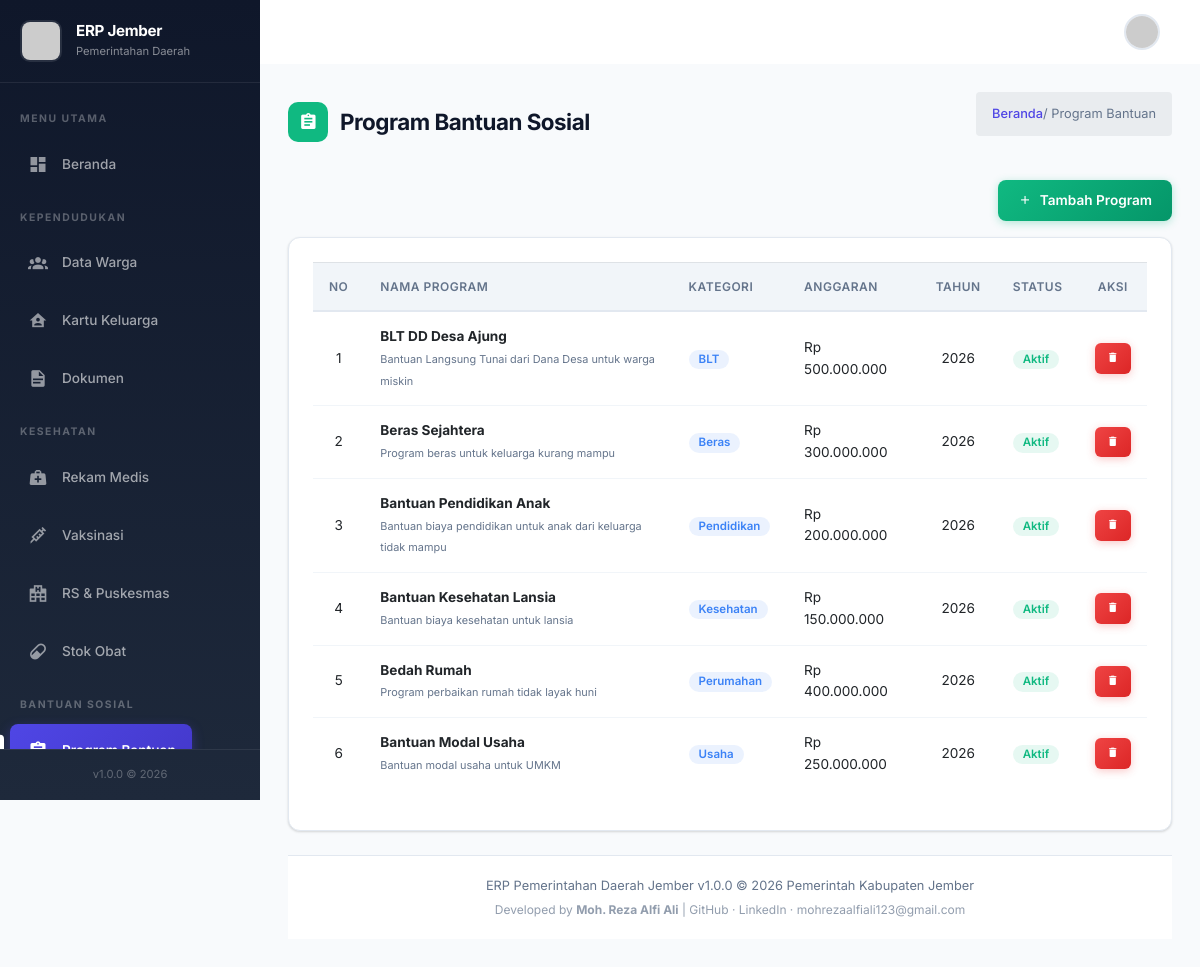
Page /modul/bantuan_sosial/program.php (signed in) on the committed database.
### tables this page shows
CREATE TABLE `tbl_program_bantuan` (
  `id` int(11) NOT NULL,
  `nama_program` varchar(100) NOT NULL,
  `kategori` enum('BLT','Beras','Pendidikan','Kesehatan','Perumahan','Usaha','Lainnya') NOT NULL,
  `anggaran` decimal(15,2) DEFAULT 0.00,
  `deskripsi` text DEFAULT NULL,
  `tahun` int(11) DEFAULT NULL,
  `status` enum('Aktif','Non-aktif','Selesai') DEFAULT 'Aktif',
  `created_at` timestamp NOT NULL DEFAULT current_timestamp()
);

### includes/functions.php (called while the page is built, shortened)
<?php
function sanitize($data) {
    return htmlspecialchars(trim($data), ENT_QUOTES, 'UTF-8');
}
function formatRupiah($amount) {
    return 'Rp ' . number_format($amount, 0, ',', '.');
}

### modul/bantuan_sosial/program.php (the view, shortened to what this page needs)
<?php
require_once '../../includes/auth.php';
$programList = $dbh->query("SELECT * FROM tbl_program_bantuan WHERE status != 'Non-aktif' ORDER BY created_at DESC")->fetchAll();
?>
<!DOCTYPE html>
<html lang="id">
<?php include '../../includes/head.php'; ?>
<body>
    <?php include '../../includes/header.php'; ?>
    <?php include '../../includes/sidebar.php'; ?>
    <div class="app-main">
        <div class="page-header">
            <h3>
                <span class="icon bg-success"><i class="mdi mdi-clipboard-text"></i></span>
                Program Bantuan Sosial
            </h3>
            <div class="breadcrumb"><a href="../dashboard/index.php">Beranda</a> / Program Bantuan</div>
        </div>
        <div class="d-flex justify-content-between align-items-center mb-3">
            <button class="btn btn-success" data-toggle="modal" data-target="#modalTambah">
                <i class="mdi mdi-plus"></i> Tambah Program
            </button>
        </div>
        <div class="card">
            <div class="card-body">
                <div class="table-responsive">
                    <table class="table">
                        <thead>
                            <tr>
                                <th class="text-center">No</th>
                                <th>Nama Program</th>
                                <th>Kategori</th>
                                <th>Anggaran</th>
                                <th>Tahun</th>
                                <th>Status</th>
                                <th class="text-center">Aksi</th>
                            </tr>
                        </thead>
                        <tbody>
                            <?php $cnt = 1; foreach ($programList as $row): ?>
                            <tr>
                                <td class="text-center"><?= $cnt++ ?></td>
                                <td><strong><?= sanitize($row->nama_program) ?></strong><br><small class="text-muted"><?= sanitize(substr($row->deskripsi ?? '', 0, 80)) ?></small></td>
                                <td><span class="badge badge-info"><?= $row->kategori ?></span></td>
                                <td><?= formatRupiah($row->anggaran) ?></td>
                                <td class="text-center"><?= $row->tahun ?></td>
                                <td><span class="badge badge-<?= $row->status === 'Aktif' ? 'success' : 'secondary' ?>"><?= $row->status ?></span></td>
                                <td class="text-center">
                                    <a href="program.php?hapus=<?= $row->id ?>" class="btn btn-danger btn-sm btn-delete"><i class="mdi mdi-delete"></i></a>
                                </td>
                            </tr>
                            <?php endforeach; ?>
                        </tbody>
                    </table>
                </div>
            </div>
        </div>
        <?php include '../../includes/footer.php'; ?>
    </div>
</body>
</html>

### rows in the picture
tbl_program_bantuan: nama_program "BLT DD Desa Ajung", deskripsi "Bantuan Langsung Tunai dari Dana Desa untuk warga miskin", kategori "BLT", anggaran "Rp 500.000.000", tahun "2026", status "Aktif"
tbl_program_bantuan: nama_program "Beras Sejahtera", deskripsi "Program beras untuk keluarga kurang mampu", kategori "Beras", anggaran "Rp 300.000.000", tahun "2026", status "Aktif"
tbl_program_bantuan: nama_program "Bantuan Pendidikan Anak", deskripsi "Bantuan biaya pendidikan untuk anak dari keluarga tidak mampu", kategori "Pendidikan", anggaran "Rp 200.000.000", tahun "2026", status "Aktif"
tbl_program_bantuan: nama_program "Bantuan Kesehatan Lansia", deskripsi "Bantuan biaya kesehatan untuk lansia", kategori "Kesehatan", anggaran "Rp 150.000.000", tahun "2026", status "Aktif"
tbl_program_bantuan: nama_program "Bedah Rumah", deskripsi "Program perbaikan rumah tidak layak huni", kategori "Perumahan", anggaran "Rp 400.000.000", tahun "2026", status "Aktif"
tbl_program_bantuan: nama_program "Bantuan Modal Usaha", deskripsi "Bantuan modal usaha untuk UMKM", kategori "Usaha", anggaran "Rp 250.000.000", tahun "2026", status "Aktif"

### other values in the picture
APP_VERSION "1.0.0"
APP_NAME "ERP Pemerintahan Daerah Jember"
